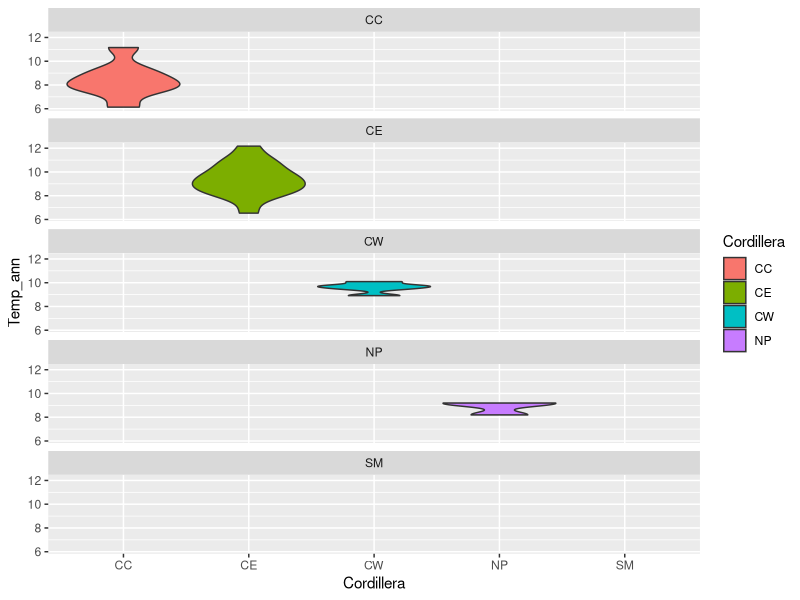
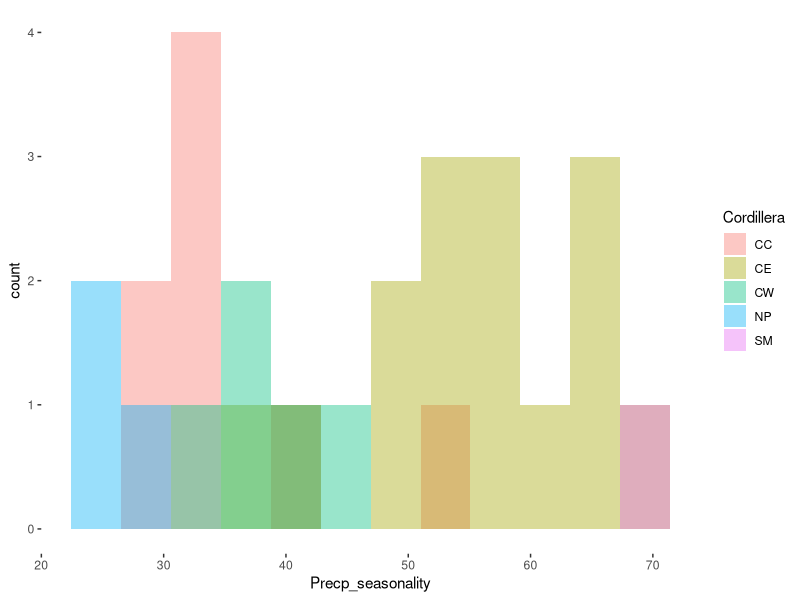
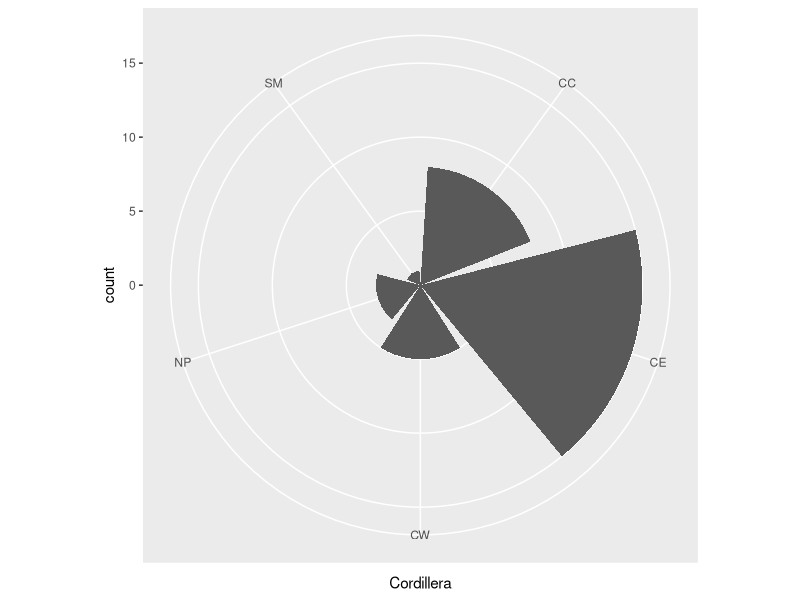

Reproduce these figures in R, in order.
####################################################################
##                                                                ##
##  Análisis de datos utilizando el lenguaje de programación R:   ##
##  una experiencia de aprendizaje virtual en el aula invertida   ##
##                                                                ##
##                 Proyecto INNOVA-TIC 2021                       ##
##                                                                ##
## Creado por:     Björn Reu (breu@uis.edu.co )                   ##
##                 Yovanny Duran Barajas                          ##
##                 Zarith Tatiana Villamizar                      ##
##                 Silvia Fernanda Ardila Hurtado                 ## 
##                 Sergio Andres Bolivar-Santamaria               ##
##                                                                ##
##  con el apoyo de la Vicerrectoría Académica,                   ##
##  Universidad Industrial de Santander                           ##
##                                                                ##
####################################################################
##                                                                ##
##                     ***   Unidad 2  ***                        ##
##                     Ejercicios y refuerzo                      ##
##                                                                ##
####################################################################

library(tidyverse)

dat_env <- read_csv("env_Paramos_Colombia.csv")

####################################################################
##                           Sesión 4                             ##
####################################################################

# 1. Cree un data frame en el cual agrupe las observaciones por la variable Cordillera y calcule el número de observaciones, valor promedio y mediana de su área en cada uno. Ademas cree un subconjunto de los datos para cada observación en el mismo data frame

ejercicio <- dat_env %>% 
  group_by(Cordillera) %>% 
  summarise(data = list(cur_data_all()), n = n(), mean = mean(AREA_KM2), median = median(AREA_KM2))

# 2. Averigue cual es la temperatura y precipitación anual máxima de cada cordillera. Además, mantenga todas las columnas del data frame original que correspondan a los valores máximos encontrados
max_ele <- mayor <- dat_env %>% 
  group_by(Cordillera) %>% 
  mutate(Temp = max(Temp_ann), Prec = max(Precp_ann)) %>% 
  filter(Temp == Temp_ann | Prec == Precp_ann)

# Pista: use la función mutate y filter 

# 3. Ordene de mayor a menor la variable AREA_KM2 del data frame dat_env y seleccione las variables que empiecen por una vocal

ordenado <- dat_env %>% arrange(desc(AREA_KM2)) %>% select(starts_with(c("a", "e", "i", "o", "u")))

# 4. Cree un data frame en donde añada dos columnas, una en donde le sume 100 a cada observacion de isotermalidad y otra donde le reste 1000. Ademas, mantenga la variable de cordillera e isotermalidad original. Agrupe las observacioens por cordillera y cree un data frame que contenga los valores promedio de las 3 variables numéricas.

##Pista: revise argumento where() y utilicelo dentro de la función across para seleccionar solo las columnas de clase numerica

ejercicio_2 <- dat_env %>%
  select(Cordillera, Isother) %>% 
  mutate(masmil = Isother+100, menosmil = Isother-100) %>% 
  group_by(Cordillera) %>% 
  summarise(across(where(is.numeric), mean))

####################################################################
##                           Sesión 5                             ##
####################################################################

# 1. Realice una gráfica de violines con la temperatura anual de cada cordilerra en ventanas separadas. Agregue títulos de los ejes y colores a cada gráfica

dat_env %>% 
  group_by(Cordillera) %>% 
  ggplot(aes(x = Cordillera, y = Temp_ann, fill = Cordillera)) + 
  geom_violin() +
  facet_wrap(~Cordillera, ncol = 1)

# 2. Grafique mediante un histograma la estacionalidad de la precipitación en cada cordillera con colores que se sobrelapen entre sí

#Pista: Utilice el argumento alpha dentro del geom_

ggplot(data = dat_env) + 
  geom_histogram(aes(x = Precp_seasonality, fill = Cordillera), 
                 bins = 12, position = "identity", alpha = 0.4) + # alpha para ver las barras que se sobreponen
  theme_bw() + theme(panel.border = element_blank(), 
                     panel.grid.major = element_blank(), 
                     panel.grid.minor = element_blank(), 
                     axis.line = element_line(colour = "white")) 

# 3. Cree un tema que contenga los siguientes elementos:
 # a. Líneas en los 4 bordes de color amarillo
 # b. Lineas horizontales y verticales discontinuas de color azul y negro respectivamente
 # c. Fondo gris interno
 # d. Fondo rosado externo

# 4. Grafique el número de observaciones de cada cordillera en una gráfica de barras con colores y nombres en los ejes. Adicionalmente, convierta la gráfica de barras en una gráfica de torta mediante el argumento coord_polar().

dat_env %>% 
  ggplot(aes(x = Cordillera)) +
  geom_bar() +
  coord_polar()

# 5. Cree un vector con los nombres de las cordilerras como factores y utilice forcats para ordenar los nombres manualmente de la siguiente forma: SM,CC,CW,CP Y CE

f <- as.factor(dat_env$Cordillera)
levels(f)
fct_relevel(f, "SM","CC","CW","CP","CE")

####################################################################
##                           Sesión 6                             ##
####################################################################

# 1. Presente este documento en formato markdown
